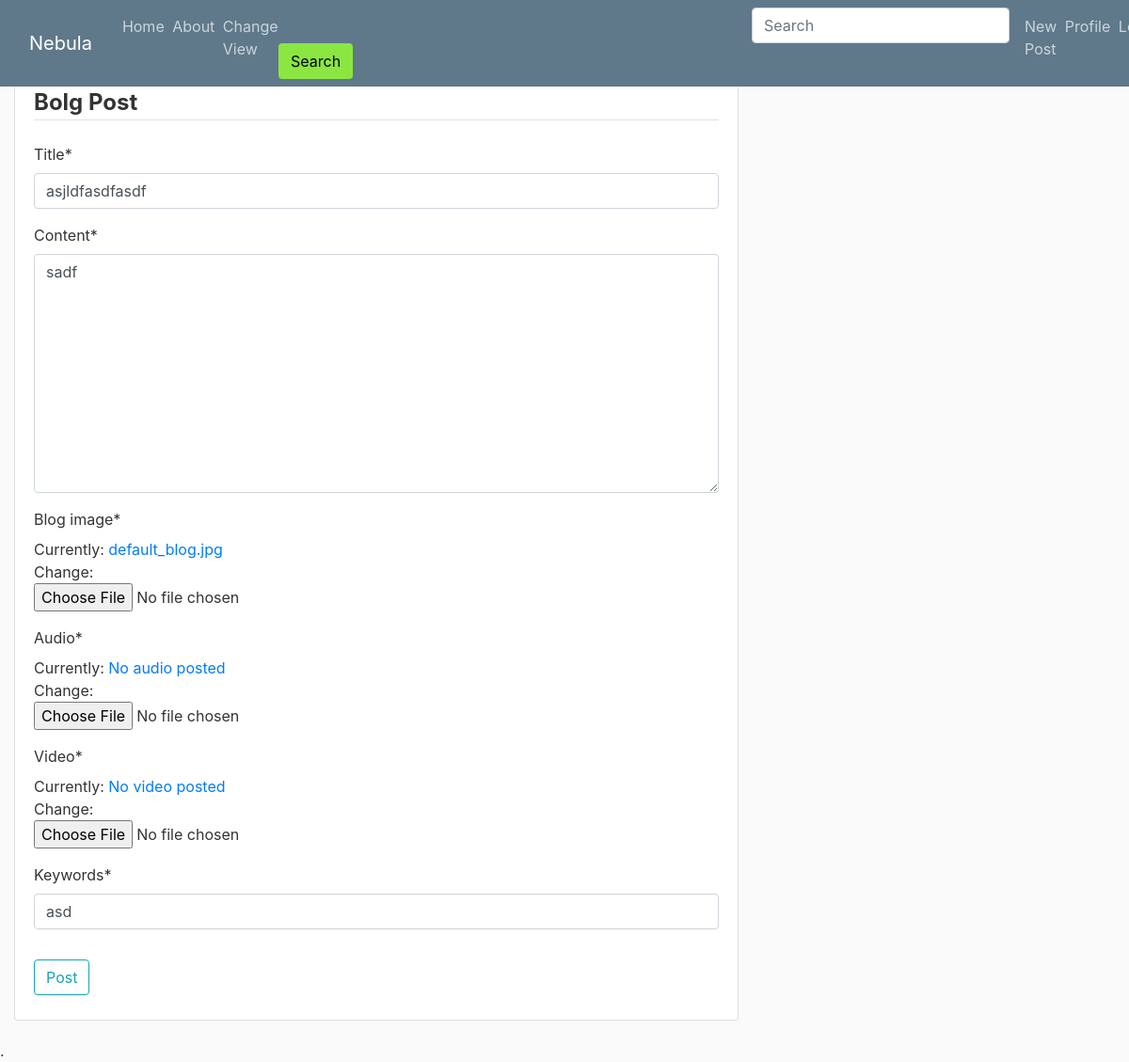
Screenshot of /post/35/update/ (signed in) with the database file from the repository.
### blog/models.py (models this page shows, shortened)
class Post(models.Model):
	title = models.CharField(max_length=100)
	content = models.TextField()
	date_posted = models.DateTimeField(default=timezone.now)
	author = models.ForeignKey(User, on_delete=models.CASCADE)
	blog_image = models.ImageField(default='default_blog.jpg' ,upload_to='blog_pics')
	audio = models.FileField(default="No audio posted", upload_to='audio_files')
	video = models.FileField(default="No video posted", upload_to='video_files')
	keywords = models.CharField(max_length=50, default='')

### blog/views.py (the view, shortened to what this page needs)
# urls.py: path('post/<int:pk>/update/', PostUpdateView.as_view(), name='post-update'),
class PostUpdateView(LoginRequiredMixin, UserPassesTestMixin, UpdateView):
	model = Post
	fields = ['title', 'content', 'blog_image', 'audio', 'video', 'keywords']
	def test_func(self):
		post = self.get_object()
		if self.request.user == post.author:
			return True
		return False

### blog/templates/blog/post_form.html (shortened to what this page needs)
{% extends "blog/base.html" %}
{% load crispy_forms_tags %}
{% block content %}
	<div class='content-section'>
		<form method="POST" enctype="multipart/form-data">
			<fieldset class="form-group">
				<legend class="border-bottom mb-4"><b>Bolg Post</b></legend>
				{{ form|crispy }}
			</fieldset>
			<div class='form-group'>
				<button class='btn btn-outline-info' type='submit'>Post</button>
			</div>
		</form>
	</div>
{% endblock content%}

### blog/static/blog/main.css (style rules this page uses)
body { background: #fafafa; color: #333333; margin-top: 5rem; }
.content-section { background: #ffffff; padding: 10px 20px; border: 1px solid #dddddd; border-radius: 3px; margin-bottom: 20px; }

### blog/templates/blog/base.html (style rules this page uses)
button { background-color:rgb(139, 230, 65); }

### rows the page displays
Post: title "asjldfasdfasdf", content "sadf", keywords "asd"
